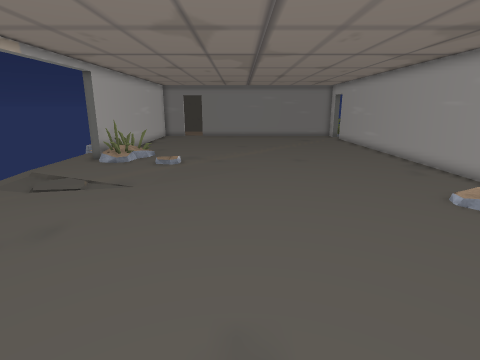
View 1 (above)

20 first-person views from a walk through a 3-D level made in the Unity game engine. The camera is 1.5 m above the floor, tilts 14° down and sees 80° across. The floor is counted in squares, 0.5 m on a side. Each view is taken from the middle of a square. On the plan, view 1 faces up. The plan holds only what a view shows up to about 20 squares ahead; the rest is blank. The place goes on beyond the plan. Some animated figures are left out. Some surface patterns are stand-ins.

View 2
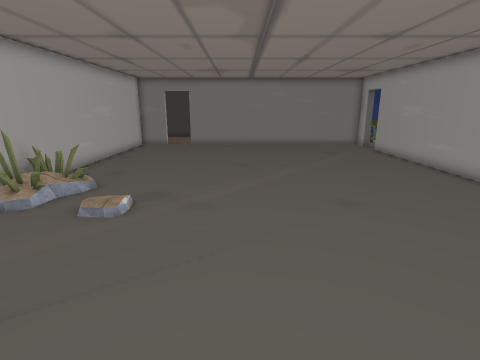

View 3
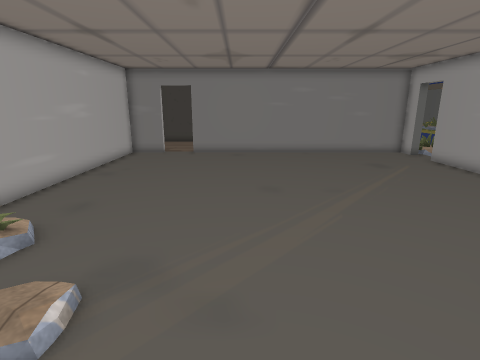

View 4
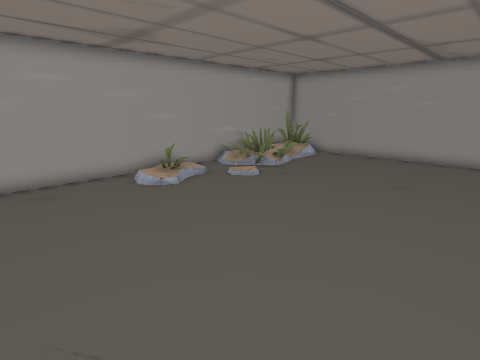

View 5
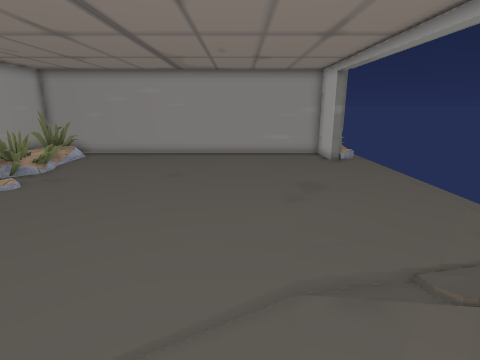

View 6
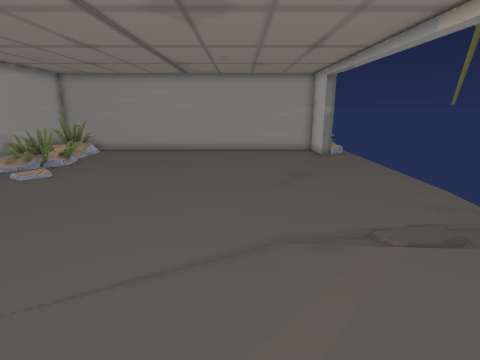

View 7
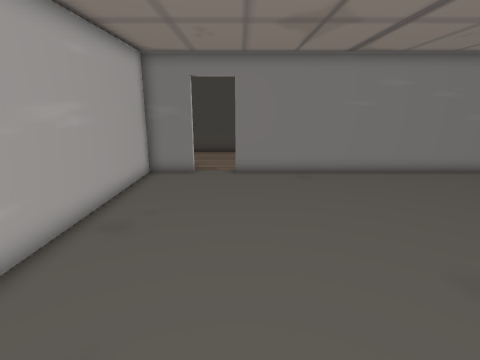

View 8
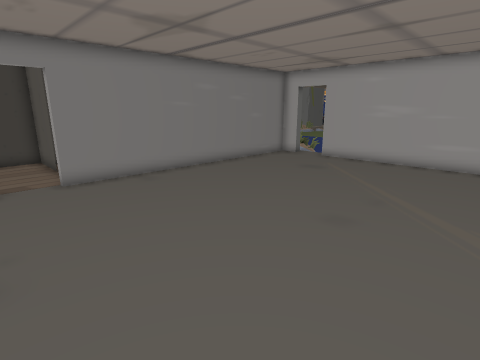

View 9
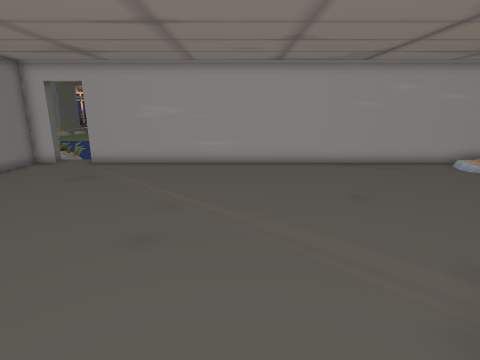

View 10
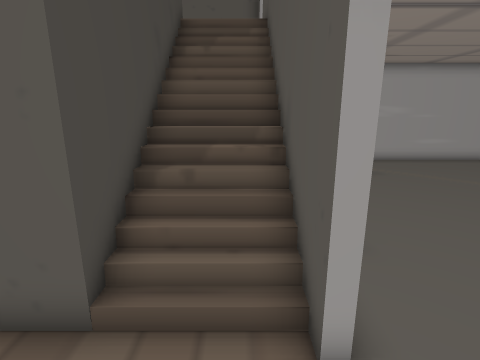

View 11
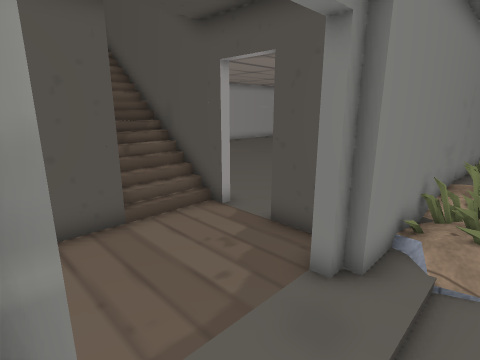

View 12
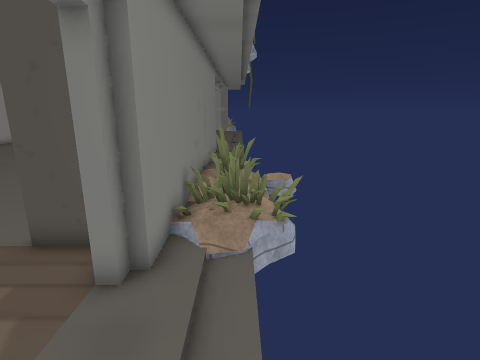

View 13
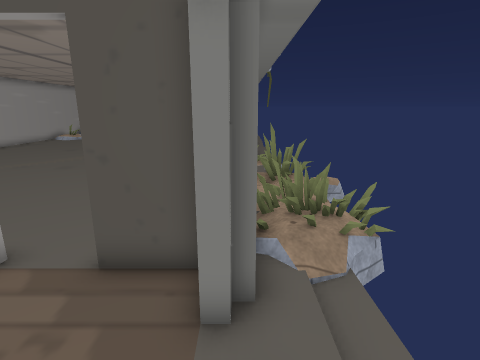

View 14
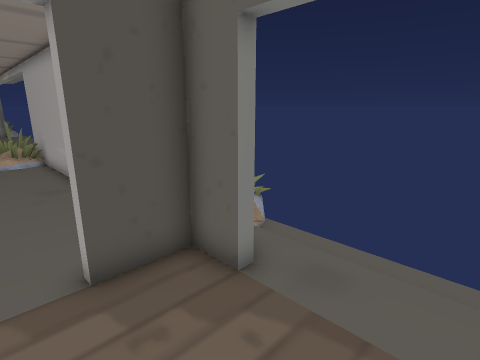

View 15
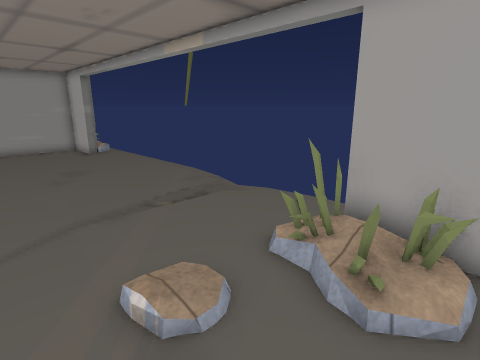

View 16
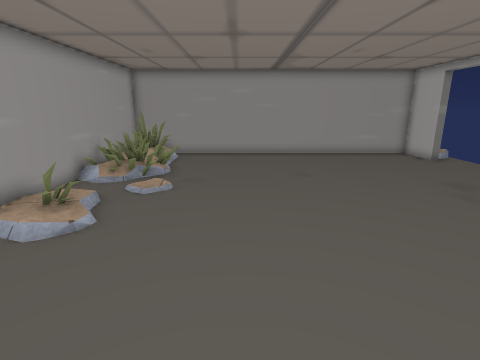

View 17
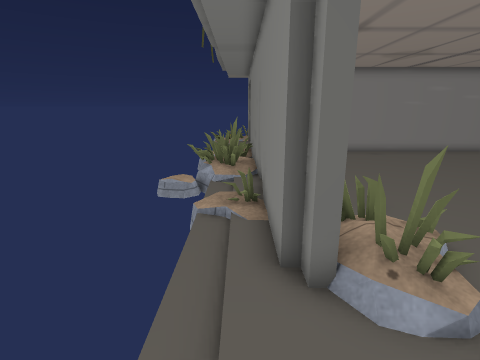

View 18
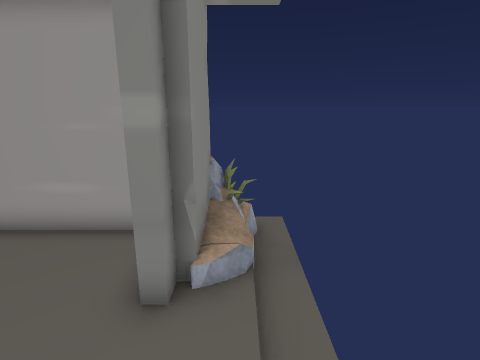

View 19
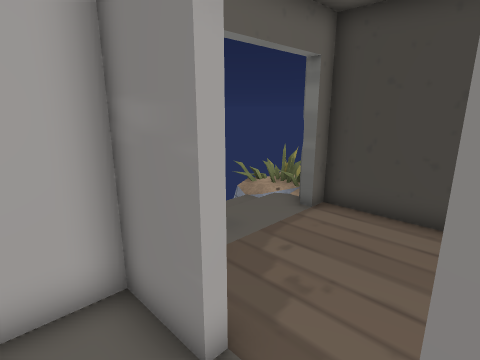

View 20
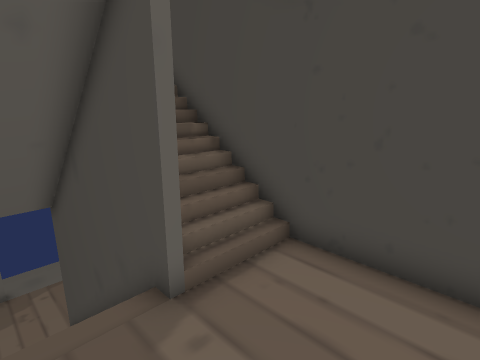

### Floor plan
Key: @ floor where view 1 was taken; # wall or solid block; . main floor; : floor 0.25 m higher than the main floor; - floor 0.25 m lower than the main floor; + floor 3 m higher than the main floor; * floor 3.25 m higher than the main floor; / step, stairs or slope; = window, fence, low wall or low ledge; ^ raised ledge.
Columns run from 12 left of view 1 to 12 right of it. Each row starts with its distance up from view 1.
 41  =
 40  ==#
 39  /.######    #^^#####
 38  /......#     #^*++++
 37  .......#     #^*+++ #
 36  .......#########++  #
 35  ........////////+   #
 34  ..##....////////   +#
 33  ..###..###########  ##
 32  ::##.................###
 31 .=:##...................
 30 .:=##...................
 29  ==##.................#
 28 .::##.................#
 27 .=###.................#
 26 -==##.................#
 25  ..##.................#
 24  ..##.................#
 23  ..##.................#
 22  ./##.................#
 21  //##.................#
 20  ..##.................#
 19  ..##/=...............#
 18  ..##:................#
 17  ..##=.//.............#
 16  ...##.//.............#
 15  .....................#
 14  //...................#
 13  ///..................#
 12  -....................#
 11  -....................#
 10  -....................#
  9  -..................::#
  8  -..................::#
  7  ...................::#
  6  ................./...#
  5  ................./...#
  4  ..................///#
  3  ..................:=/#
  2  .................=#= #
  1  .................=#= #
  0  ...........@.......::#
 -1  ..##...............=##
 -2  .:##...............=##
 -3  . ##...............==#
 -4  .# ###################

Where each view was taken, in squares from view 1:
view 1: 0 up, 0 right, facing up
view 2: 8 up, 0 right, facing up
view 3: 13 up, 1 left, facing up
view 4: 15 up, 3 left, facing down-right
view 5: 16 up, 3 left, facing down
view 6: 18 up, 3 left, facing down
view 7: 19 up, 4 left, facing up
view 8: 20 up, 7 left, facing up-right
view 9: 21 up, 6 left, facing right
view 10: 34 up, 7 left, facing right
view 11: 39 up, 11 left, facing down-right
view 12: 39 up, 11 left, facing down
view 13: 38 up, 9 left, facing down
view 14: 38 up, 5 left, facing down-left
view 15: 20 up, 2 left, facing down-left
view 16: 16 up, 3 right, facing down
view 17: 13 up, 10 left, facing up
view 18: 3 up, 10 left, facing down
view 19: 31 up, 4 left, facing up-left
view 20: 34 up, 8 right, facing up-left
